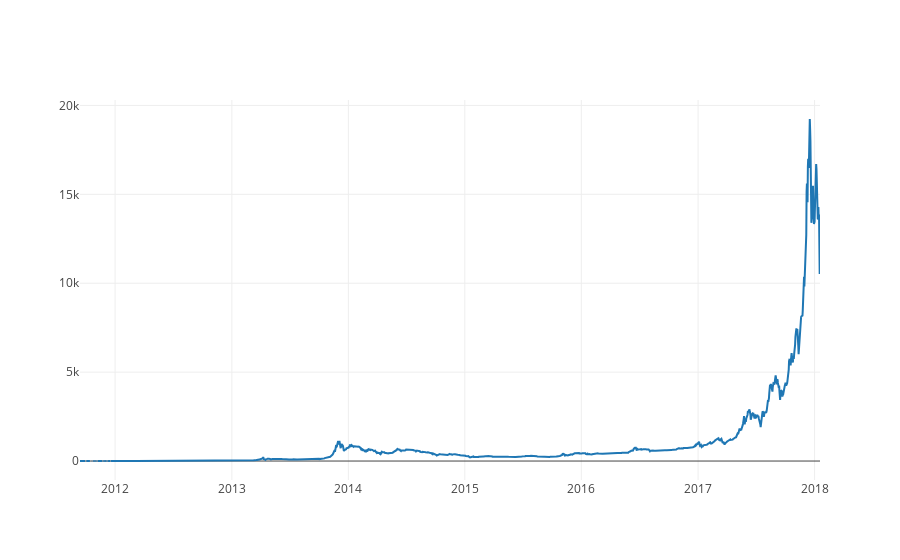

Write notebook code for a chart like this one.
### Code cell
# Pull pricing data for 3 more BTC exchanges
exchanges = ['COINBASE','BITSTAMP','ITBIT', 'KRAKEN']

exchange_data = {}

for exchange in exchanges:
    exchange_code = 'BCHARTS/{}USD'.format(exchange)
    btc_exchange_df = get_quandl_data(exchange_code)
    exchange_data[exchange] = btc_exchange_df

btc_usd_df = pd.DataFrame()

# Merge the BTC price dataseries' into a single dataframe
btc_usd_df['weightedAverage'] = merge_dfs_on_column(list(exchange_data.values()),
                                       list(exchange_data.keys()),
                                       'Weighted Price').replace(0,np.nan).mean(axis=1)  
btc_usd_df['quoteVolume'] = merge_dfs_on_column(list(exchange_data.values()),
                                       list(exchange_data.keys()),
                                       'Volume (Currency)') .replace(0, np.nan).mean(axis=1)
btc_usd_df['volume'] = merge_dfs_on_column(list(exchange_data.values()),
                                       list(exchange_data.keys()),
                                       'Volume (BTC)').replace(0, np.nan).mean(axis=1)
btc_usd_df['close'] = merge_dfs_on_column(list(exchange_data.values()),
                                       list(exchange_data.keys()),
                                       'Close').replace(0, np.nan).mean(axis=1)
btc_usd_df['low'] = merge_dfs_on_column(list(exchange_data.values()),
                                       list(exchange_data.keys()),
                                       'Low').replace(0, np.nan).mean(axis=1)
btc_usd_df['high'] = merge_dfs_on_column(list(exchange_data.values()),
                                       list(exchange_data.keys()),
                                       'High').replace(0, np.nan).mean(axis=1)
btc_usd_df['open'] = merge_dfs_on_column(list(exchange_data.values()),
                                       list(exchange_data.keys()),
                                       'Open').replace(0, np.nan).mean(axis=1)

# Plot the average BTC price
btc_trace = go.Scatter(x=btc_usd_df.index, y=btc_usd_df['weightedAverage'])
py.iplot([btc_trace])


btc_usd_df.dropna(inplace=True)

btc_usd_df.head()

### Figure 1 — Plotly figure (JSON) as saved in the notebook; plotly's stock layout.template omitted (floating-point values rounded to 4 significant figures; data arrays with more than 128 entries replaced by an {"elided": "..."} marker saying what was removed)
{"data": [{"type": "scatter", "x": {"elided": "2320 str values"}, "y": {"elided": "2320 float values"}}], "layout": {}}
